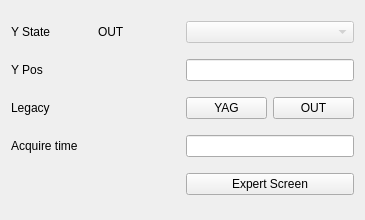
<?xml version="1.0" encoding="UTF-8"?>
<ui version="4.0">
 <class>Form</class>
 <widget class="QWidget" name="Form">
  <property name="enabled">
   <bool>true</bool>
  </property>
  <property name="geometry">
   <rect>
    <x>0</x>
    <y>0</y>
    <width>365</width>
    <height>220</height>
   </rect>
  </property>
  <property name="minimumSize">
   <size>
    <width>270</width>
    <height>200</height>
   </size>
  </property>
  <property name="maximumSize">
   <size>
    <width>500</width>
    <height>220</height>
   </size>
  </property>
  <property name="windowTitle">
   <string>Form</string>
  </property>
  <layout class="QGridLayout" name="gridLayout">
   <item row="0" column="0">
    <widget class="QLabel" name="yStateLabel">
     <property name="text">
      <string>Y State</string>
     </property>
    </widget>
   </item>
   <item row="0" column="1">
    <widget class="PyDMLabel" name="yStateReadback">
     <property name="minimumSize">
      <size>
       <width>80</width>
       <height>0</height>
      </size>
     </property>
     <property name="toolTip">
      <string/>
     </property>
     <property name="text">
      <string>OUT</string>
     </property>
     <property name="channel" stdset="0">
      <string>ca://IM1L0:XTES:MMS:STATE:GET_RBV</string>
     </property>
    </widget>
   </item>
   <item row="0" column="2" colspan="2">
    <widget class="PyDMEnumComboBox" name="yStateComboBox">
     <property name="enabled">
      <bool>false</bool>
     </property>
     <property name="minimumSize">
      <size>
       <width>80</width>
       <height>0</height>
      </size>
     </property>
     <property name="toolTip">
      <string/>
     </property>
     <property name="channel" stdset="0">
      <string>ca://IM1L0:XTES:MMS:STATE:SET</string>
     </property>
    </widget>
   </item>
   <item row="1" column="0">
    <widget class="QLabel" name="yPosLabel">
     <property name="minimumSize">
      <size>
       <width>80</width>
       <height>0</height>
      </size>
     </property>
     <property name="text">
      <string>Y Pos</string>
     </property>
    </widget>
   </item>
   <item row="1" column="1">
    <widget class="PyDMLabel" name="yPosReadback">
     <property name="minimumSize">
      <size>
       <width>80</width>
       <height>0</height>
      </size>
     </property>
     <property name="toolTip">
      <string/>
     </property>
     <property name="showUnits" stdset="0">
      <bool>true</bool>
     </property>
     <property name="channel" stdset="0">
      <string>ca://IM1L0:XTES:MMS.RBV</string>
     </property>
    </widget>
   </item>
   <item row="1" column="2" colspan="2">
    <widget class="PyDMLineEdit" name="yPosLineEdit">
     <property name="minimumSize">
      <size>
       <width>80</width>
       <height>0</height>
      </size>
     </property>
     <property name="toolTip">
      <string/>
     </property>
     <property name="showUnits" stdset="0">
      <bool>true</bool>
     </property>
     <property name="channel" stdset="0">
      <string>ca://IM1L0:XTES:MMS.VAL</string>
     </property>
    </widget>
   </item>
   <item row="2" column="0">
    <widget class="QLabel" name="label">
     <property name="text">
      <string>Legacy</string>
     </property>
    </widget>
   </item>
   <item row="2" column="1">
    <widget class="PyDMLabel" name="yagLabel">
     <property name="toolTip">
      <string/>
     </property>
    </widget>
   </item>
   <item row="2" column="2">
    <widget class="PyDMPushButton" name="yagPushButton">
     <property name="toolTip">
      <string/>
     </property>
     <property name="text">
      <string>YAG</string>
     </property>
     <property name="pressValue" stdset="0">
      <string>1</string>
     </property>
    </widget>
   </item>
   <item row="2" column="3">
    <widget class="PyDMPushButton" name="outPushButton">
     <property name="toolTip">
      <string/>
     </property>
     <property name="text">
      <string>OUT</string>
     </property>
     <property name="pressValue" stdset="0">
      <string>1</string>
     </property>
    </widget>
   </item>
   <item row="3" column="0">
    <widget class="QLabel" name="acquireLabel">
     <property name="minimumSize">
      <size>
       <width>80</width>
       <height>0</height>
      </size>
     </property>
     <property name="text">
      <string>Acquire time</string>
     </property>
    </widget>
   </item>
   <item row="3" column="1">
    <widget class="PyDMLabel" name="acquireReadback">
     <property name="minimumSize">
      <size>
       <width>80</width>
       <height>0</height>
      </size>
     </property>
     <property name="toolTip">
      <string/>
     </property>
     <property name="showUnits" stdset="0">
      <bool>true</bool>
     </property>
     <property name="channel" stdset="0">
      <string>ca://IM1L0:XTES:CAM:AcquireTime_RBV</string>
     </property>
    </widget>
   </item>
   <item row="3" column="2" colspan="2">
    <widget class="PyDMLineEdit" name="acquireLineEdit">
     <property name="minimumSize">
      <size>
       <width>80</width>
       <height>0</height>
      </size>
     </property>
     <property name="toolTip">
      <string/>
     </property>
     <property name="showUnits" stdset="0">
      <bool>true</bool>
     </property>
     <property name="channel" stdset="0">
      <string>ca://IM1L0:XTES:CAM:AcquireTime</string>
     </property>
    </widget>
   </item>
   <item row="4" column="2" colspan="2">
    <widget class="QPushButton" name="expertButton">
     <property name="text">
      <string>Expert Screen</string>
     </property>
    </widget>
   </item>
  </layout>
 </widget>
 <customwidgets>
  <customwidget>
   <class>PyDMLabel</class>
   <extends>QLabel</extends>
   <header>pydm.widgets.label</header>
  </customwidget>
  <customwidget>
   <class>PyDMEnumComboBox</class>
   <extends>QComboBox</extends>
   <header>pydm.widgets.enum_combo_box</header>
  </customwidget>
  <customwidget>
   <class>PyDMLineEdit</class>
   <extends>QLineEdit</extends>
   <header>pydm.widgets.line_edit</header>
  </customwidget>
  <customwidget>
   <class>PyDMPushButton</class>
   <extends>QPushButton</extends>
   <header>pydm.widgets.pushbutton</header>
  </customwidget>
 </customwidgets>
 <resources/>
 <connections/>
</ui>
